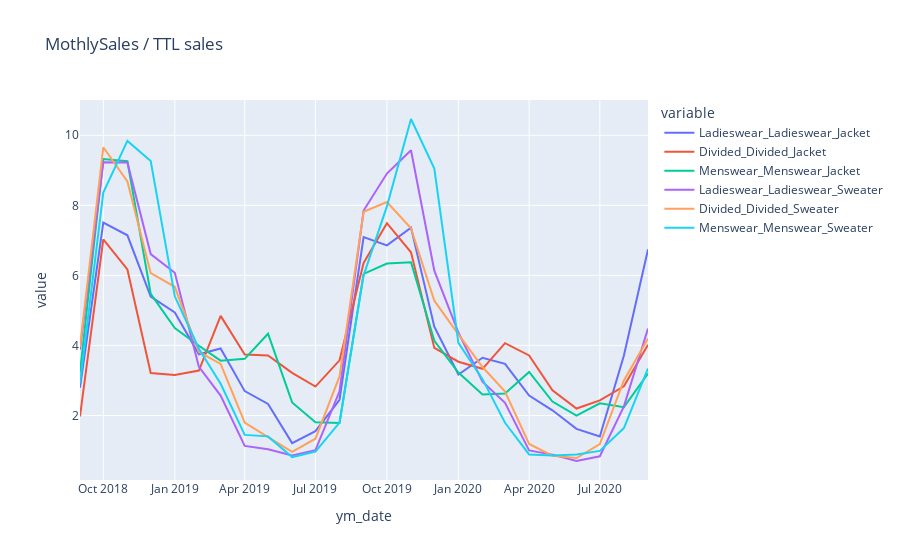

Notebook source saved alongside this figure:
### Code cell
dfgrp2 = pd.pivot_table(dfgrp2, index='ym_date', columns='idxgrp_idx_prdtyp', 
                        values='monthsales/ttl-sales').reset_index().fillna(0)
display(dfgrp2.head())

fig = px.line(dfgrp2, x='ym_date', y=['Ladieswear_Ladieswear_Jacket',
                                        'Divided_Divided_Jacket',
                                        'Menswear_Menswear_Jacket',
                                        'Ladieswear_Ladieswear_Sweater',
                                        'Divided_Divided_Sweater',
                                        'Menswear_Menswear_Sweater'], title="MothlySales / TTL sales")
fig.show()

### Figure 1 — Plotly figure (JSON) as saved in the notebook; plotly's stock layout.template omitted (floating-point values rounded to 4 significant figures)
{"data": [{"hovertemplate": "variable=Ladieswear_Ladieswear_Jacket<br>ym_date=%{x}<br>value=%{y}<extra></extra>", "legendgroup": "Ladieswear_Ladieswear_Jacket", "line": {"color": "#636efa", "dash": "solid"}, "marker": {"symbol": "circle"}, "mode": "lines", "name": "Ladieswear_Ladieswear_Jacket", "orientation": "v", "showlegend": true, "type": "scatter", "x": ["2018-09-01T00:00:00", "2018-10-01T00:00:00", "2018-11-01T00:00:00", "2018-12-01T00:00:00", "2019-01-01T00:00:00", "2019-02-01T00:00:00", "2019-03-01T00:00:00", "2019-04-01T00:00:00", "2019-05-01T00:00:00", "2019-06-01T00:00:00", "2019-07-01T00:00:00", "2019-08-01T00:00:00", "2019-09-01T00:00:00", "2019-10-01T00:00:00", "2019-11-01T00:00:00", "2019-12-01T00:00:00", "2020-01-01T00:00:00", "2020-02-01T00:00:00", "2020-03-01T00:00:00", "2020-04-01T00:00:00", "2020-05-01T00:00:00", "2020-06-01T00:00:00", "2020-07-01T00:00:00", "2020-08-01T00:00:00", "2020-09-01T00:00:00"], "xaxis": "x", "y": [2.794, 7.509, 7.143, 5.393, 4.943, 3.748, 3.911, 2.694, 2.33, 1.21, 1.552, 2.447, 7.095, 6.857, 7.364, 4.535, 3.17, 3.647, 3.472, 2.567, 2.147, 1.617, 1.4, 3.713, 6.742], "yaxis": "y"}, {"hovertemplate": "variable=Divided_Divided_Jacket<br>ym_date=%{x}<br>value=%{y}<extra></extra>", "legendgroup": "Divided_Divided_Jacket", "line": {"color": "#EF553B", "dash": "solid"}, "marker": {"symbol": "circle"}, "mode": "lines", "name": "Divided_Divided_Jacket", "orientation": "v", "showlegend": true, "type": "scatter", "x": ["2018-09-01T00:00:00", "2018-10-01T00:00:00", "2018-11-01T00:00:00", "2018-12-01T00:00:00", "2019-01-01T00:00:00", "2019-02-01T00:00:00", "2019-03-01T00:00:00", "2019-04-01T00:00:00", "2019-05-01T00:00:00", "2019-06-01T00:00:00", "2019-07-01T00:00:00", "2019-08-01T00:00:00", "2019-09-01T00:00:00", "2019-10-01T00:00:00", "2019-11-01T00:00:00", "2019-12-01T00:00:00", "2020-01-01T00:00:00", "2020-02-01T00:00:00", "2020-03-01T00:00:00", "2020-04-01T00:00:00", "2020-05-01T00:00:00", "2020-06-01T00:00:00", "2020-07-01T00:00:00", "2020-08-01T00:00:00", "2020-09-01T00:00:00"], "xaxis": "x", "y": [1.971, 7.03, 6.17, 3.211, 3.153, 3.282, 4.843, 3.74, 3.711, 3.217, 2.824, 3.574, 6.354, 7.49, 6.659, 3.928, 3.534, 3.332, 4.065, 3.714, 2.717, 2.197, 2.432, 2.83, 4.022], "yaxis": "y"}, {"hovertemplate": "variable=Menswear_Menswear_Jacket<br>ym_date=%{x}<br>value=%{y}<extra></extra>", "legendgroup": "Menswear_Menswear_Jacket", "line": {"color": "#00cc96", "dash": "solid"}, "marker": {"symbol": "circle"}, "mode": "lines", "name": "Menswear_Menswear_Jacket", "orientation": "v", "showlegend": true, "type": "scatter", "x": ["2018-09-01T00:00:00", "2018-10-01T00:00:00", "2018-11-01T00:00:00", "2018-12-01T00:00:00", "2019-01-01T00:00:00", "2019-02-01T00:00:00", "2019-03-01T00:00:00", "2019-04-01T00:00:00", "2019-05-01T00:00:00", "2019-06-01T00:00:00", "2019-07-01T00:00:00", "2019-08-01T00:00:00", "2019-09-01T00:00:00", "2019-10-01T00:00:00", "2019-11-01T00:00:00", "2019-12-01T00:00:00", "2020-01-01T00:00:00", "2020-02-01T00:00:00", "2020-03-01T00:00:00", "2020-04-01T00:00:00", "2020-05-01T00:00:00", "2020-06-01T00:00:00", "2020-07-01T00:00:00", "2020-08-01T00:00:00", "2020-09-01T00:00:00"], "xaxis": "x", "y": [3.228, 9.323, 9.259, 5.475, 4.498, 3.99, 3.563, 3.617, 4.334, 2.372, 1.807, 1.788, 6.042, 6.339, 6.372, 4.132, 3.226, 2.596, 2.625, 3.24, 2.396, 1.995, 2.347, 2.238, 3.198], "yaxis": "y"}, {"hovertemplate": "variable=Ladieswear_Ladieswear_Sweater<br>ym_date=%{x}<br>value=%{y}<extra></extra>", "legendgroup": "Ladieswear_Ladieswear_Sweater", "line": {"color": "#ab63fa", "dash": "solid"}, "marker": {"symbol": "circle"}, "mode": "lines", "name": "Ladieswear_Ladieswear_Sweater", "orientation": "v", "showlegend": true, "type": "scatter", "x": ["2018-09-01T00:00:00", "2018-10-01T00:00:00", "2018-11-01T00:00:00", "2018-12-01T00:00:00", "2019-01-01T00:00:00", "2019-02-01T00:00:00", "2019-03-01T00:00:00", "2019-04-01T00:00:00", "2019-05-01T00:00:00", "2019-06-01T00:00:00", "2019-07-01T00:00:00", "2019-08-01T00:00:00", "2019-09-01T00:00:00", "2019-10-01T00:00:00", "2019-11-01T00:00:00", "2019-12-01T00:00:00", "2020-01-01T00:00:00", "2020-02-01T00:00:00", "2020-03-01T00:00:00", "2020-04-01T00:00:00", "2020-05-01T00:00:00", "2020-06-01T00:00:00", "2020-07-01T00:00:00", "2020-08-01T00:00:00", "2020-09-01T00:00:00"], "xaxis": "x", "y": [3.881, 9.229, 9.223, 6.608, 6.072, 3.39, 2.566, 1.13, 1.037, 0.854, 1.007, 2.69, 7.85, 8.907, 9.574, 6.134, 4.368, 2.964, 2.361, 1.003, 0.8811, 0.6989, 0.8335, 2.258, 4.48], "yaxis": "y"}, {"hovertemplate": "variable=Divided_Divided_Sweater<br>ym_date=%{x}<br>value=%{y}<extra></extra>", "legendgroup": "Divided_Divided_Sweater", "line": {"color": "#FFA15A", "dash": "solid"}, "marker": {"symbol": "circle"}, "mode": "lines", "name": "Divided_Divided_Sweater", "orientation": "v", "showlegend": true, "type": "scatter", "x": ["2018-09-01T00:00:00", "2018-10-01T00:00:00", "2018-11-01T00:00:00", "2018-12-01T00:00:00", "2019-01-01T00:00:00", "2019-02-01T00:00:00", "2019-03-01T00:00:00", "2019-04-01T00:00:00", "2019-05-01T00:00:00", "2019-06-01T00:00:00", "2019-07-01T00:00:00", "2019-08-01T00:00:00", "2019-09-01T00:00:00", "2019-10-01T00:00:00", "2019-11-01T00:00:00", "2019-12-01T00:00:00", "2020-01-01T00:00:00", "2020-02-01T00:00:00", "2020-03-01T00:00:00", "2020-04-01T00:00:00", "2020-05-01T00:00:00", "2020-06-01T00:00:00", "2020-07-01T00:00:00", "2020-08-01T00:00:00", "2020-09-01T00:00:00"], "xaxis": "x", "y": [3.958, 9.657, 8.682, 6.062, 5.674, 3.811, 3.473, 1.793, 1.38, 0.9592, 1.336, 3.114, 7.815, 8.093, 7.342, 5.277, 4.316, 3.383, 2.683, 1.186, 0.8496, 0.7821, 1.181, 2.999, 4.195], "yaxis": "y"}, {"hovertemplate": "variable=Menswear_Menswear_Sweater<br>ym_date=%{x}<br>value=%{y}<extra></extra>", "legendgroup": "Menswear_Menswear_Sweater", "line": {"color": "#19d3f3", "dash": "solid"}, "marker": {"symbol": "circle"}, "mode": "lines", "name": "Menswear_Menswear_Sweater", "orientation": "v", "showlegend": true, "type": "scatter", "x": ["2018-09-01T00:00:00", "2018-10-01T00:00:00", "2018-11-01T00:00:00", "2018-12-01T00:00:00", "2019-01-01T00:00:00", "2019-02-01T00:00:00", "2019-03-01T00:00:00", "2019-04-01T00:00:00", "2019-05-01T00:00:00", "2019-06-01T00:00:00", "2019-07-01T00:00:00", "2019-08-01T00:00:00", "2019-09-01T00:00:00", "2019-10-01T00:00:00", "2019-11-01T00:00:00", "2019-12-01T00:00:00", "2020-01-01T00:00:00", "2020-02-01T00:00:00", "2020-03-01T00:00:00", "2020-04-01T00:00:00", "2020-05-01T00:00:00", "2020-06-01T00:00:00", "2020-07-01T00:00:00", "2020-08-01T00:00:00", "2020-09-01T00:00:00"], "xaxis": "x", "y": [2.918, 8.363, 9.839, 9.266, 5.402, 3.903, 2.904, 1.444, 1.402, 0.8116, 0.9665, 1.796, 6.0, 7.971, 10.46, 9.05, 4.073, 3.036, 1.79, 0.8874, 0.8594, 0.8826, 0.9876, 1.639, 3.343], "yaxis": "y"}], "layout": {"legend": {"title": {"text": "variable"}, "tracegroupgap": 0}, "title": {"text": "MothlySales / TTL sales"}, "xaxis": {"anchor": "y", "domain": [0, 1], "title": {"text": "ym_date"}}, "yaxis": {"anchor": "x", "domain": [0, 1], "title": {"text": "value"}}}}
